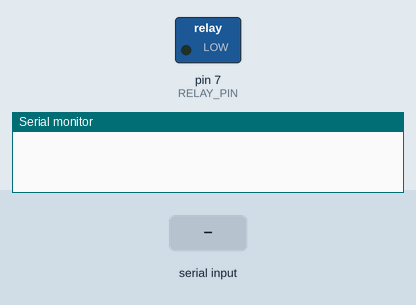
The sketch below on a simulated Arduino Uno, built with avr-gcc and run on an emulated ATmega328P. On the bench: switched loads named in the sketch (green lamp = pin HIGH), the last lines printed to the serial monitor. The inputs (shaded band) are chosen by the test bench.

Above: at 1.2 s.
1.3 s: "q" received over Serial
At 2.5 s:
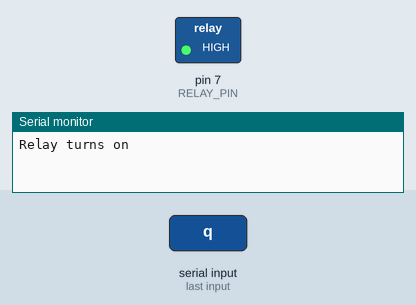
2.8 s: "a" received over Serial
At 3.7 s:
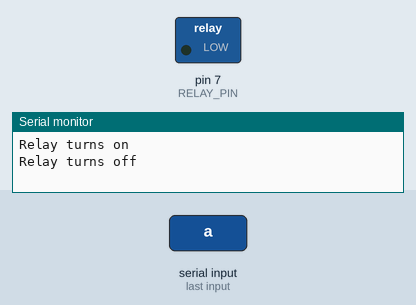
Timing chart, 0 to 5.8 s (numbered marks = the images above; inputs shaded):
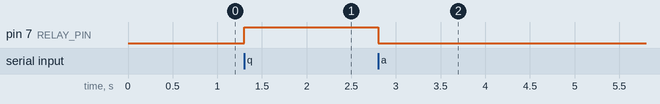

Measured:
- after the input at 1.3 s, pin 7 (RELAY_PIN): LOW → HIGH at once
- after the input at 2.8 s, pin 7 (RELAY_PIN): HIGH → LOW at once

The sketch:

relay.ino
```cpp
#include "relay.h"

void setup() {
  Serial.begin(9600);
  RelaySetup();

}

void loop() {
  //  RelaySetValue(RELAY_ON);
  //  Serial.println("Relay turns on");
  //  delay(2000);
  //  RelaySetValue(RELAY_OFF);
  //  Serial.println("Relay turns off");
  //  delay(2000);
  if (Serial.available()) {
    char cmd = Serial.read();
    switch (cmd) {
    case 'q':
      RelaySetValue(RELAY_ON);
      Serial.println("Relay turns on");
      break;
    case 'a':
      RelaySetValue(RELAY_OFF);
      Serial.println("Relay turns off");

    }


  }
}
```

relay.cpp
```cpp
#include "relay.h"
#include "Arduino.h"
int relayCurrentState;
void RelaySetup() {
  pinMode(RELAY_PIN, OUTPUT);
}

void RelaySetValue(int value) {
  //saturatie pentru semnalul de intrare
  if (value > RELAY_VAL_MAX) {
    //limita la val. maxima
    value = RELAY_VAL_MAX;
  }
  else if (value < RELAY_VAL_MIN) {
    //limitare la val. minim
    value = RELAY_VAL_MIN;
  }

  if (value != RELAY_OFF) {
    digitalWrite(RELAY_PIN, HIGH);
  }
  else {
    digitalWrite(RELAY_PIN, LOW);
  }
  relayCurrentState = value;
}

int RelayGetValue(void){
  return relayCurrentState;
  }
```

relay.h
```cpp
#ifndef RELAY_H_
//exludem includerea multipla
#define RELAY_H_

#define RELAY_VAL_MAX 1
#define RELAY_VAL_MIN 0
#define RELAY_OFF 0
#define RELAY_ON 1
#define RELAY_PIN 7

void RelaySetup();
void RelaySetValue(int value);
int RelayGetValue(void);

#endif
```
